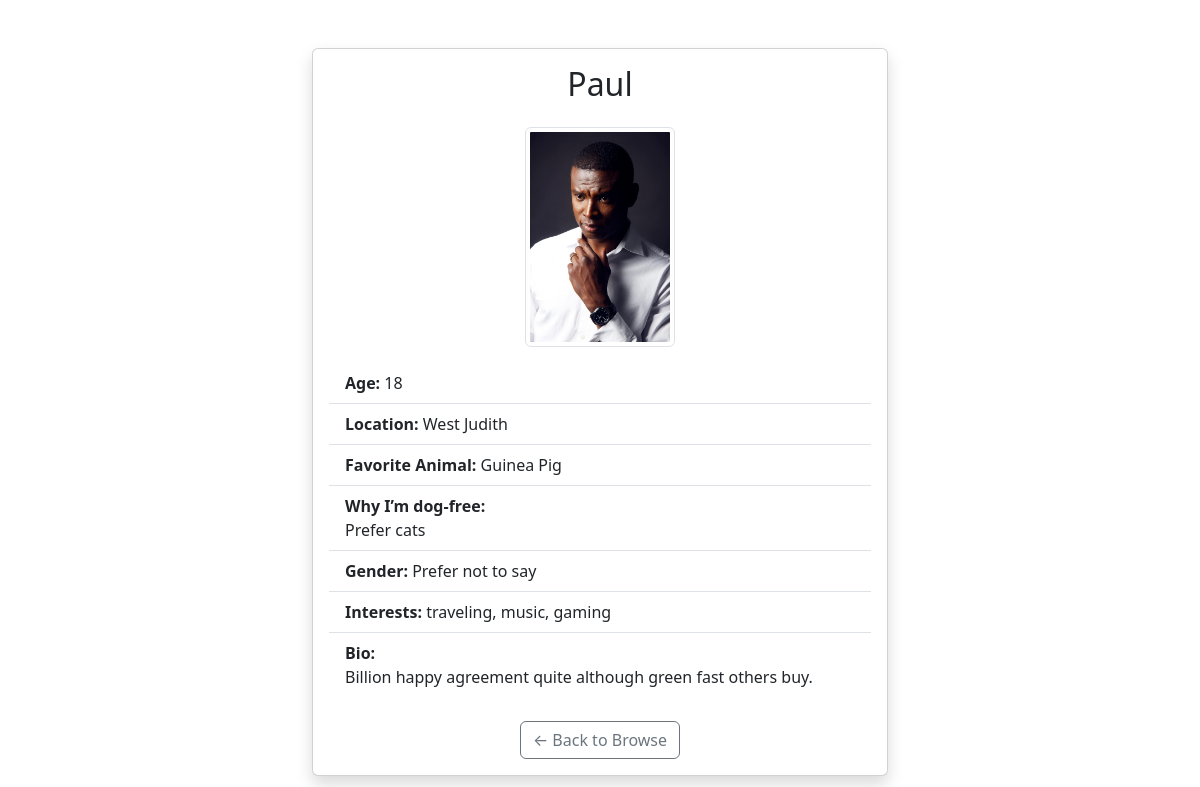
The page /user/testuser002 (signed in) on the database its author committed.
### tables this page shows
CREATE TABLE users (
        id INTEGER PRIMARY KEY AUTOINCREMENT,
        username TEXT UNIQUE NOT NULL,
        password TEXT NOT NULL,
        display_name TEXT,
        age INTEGER,
        location TEXT,
        favorite_animal TEXT,
        dog_free_reason TEXT,
        profile_pic TEXT,
        bio TEXT,
        gender TEXT,
        interests TEXT,
        main_tag TEXT,
        tags TEXT,
        latitude REAL,
        longitude REAL
    , gallery_image_1 TEXT, gallery_image_2 TEXT, gallery_image_3 TEXT, gallery_image_4 TEXT, gallery_image_5 TEXT);

### app.py (the view)
@app.route("/user/<username>")
def view_user_profile(username):
    if "username" not in session:
        return redirect(url_for("login"))
    conn = sqlite3.connect("users.db")
    c = conn.cursor()
    c.execute("""
        SELECT display_name, age, location, favorite_animal,
               dog_free_reason, profile_pic, bio, gender,
               interests, main_tag, tags,
               gallery_image_1, gallery_image_2, gallery_image_3,
               gallery_image_4, gallery_image_5
        FROM users WHERE username = ?
    """, (username,))
    result = c.fetchone()
    conn.close()
    if not result:
        flash("User not found.", "danger")
        return redirect(url_for("browse"))
    (display_name, age, location, favorite_animal, dog_free_reason,
     profile_pic, bio, gender, interests, main_tag, tags_string,
     g1, g2, g3, g4, g5) = result or (None,) * 16
    gallery_images = [g for g in [g1, g2, g3, g4, g5] if g]
    tags = tags_string.split(",") if tags_string else []
    return render_template("public_profile.html",
                           username=username,
                           display_name=display_name,
                           age=age,
                           location=location,
                           favorite_animal=favorite_animal,
                           dog_free_reason=dog_free_reason,
                           profile_pic=profile_pic,
                           bio=bio,
                           gender=gender,
                           interests=interests,
                           main_tag=main_tag,
                           tags=tags,
                           gallery_images=gallery_images)

### templates/public_profile.html (shortened to what this page needs)
<!DOCTYPE html>
<html lang="en">
<head>
    <link href="https://cdn.jsdelivr.net/npm/bootstrap@5.3.3/dist/css/bootstrap.min.css" rel="stylesheet">
</head>
<body>
    <div class="container mt-5" style="max-width: 600px;">
        <div class="card shadow">
            <div class="card-body">
                <h2 class="card-title text-center mb-4">{{ display_name or username }}</h2>
                <div class="text-center mb-3">
                    <img src="{{ url_for('static', filename='profilepics/' + (profile_pic or 'default_profile_pic.png')) }}"
                         alt="Profile Picture" class="img-thumbnail" style="max-width: 150px;">
                </div>
                <ul class="list-group list-group-flush">
                    <li class="list-group-item"><strong>Age:</strong> {{ age or "Not provided" }}</li>
                    <li class="list-group-item"><strong>Location:</strong> {{ location or "Not provided" }}</li>
                    <li class="list-group-item"><strong>Favorite Animal:</strong> {{ favorite_animal or "Not provided" }}</li>
                    <li class="list-group-item"><strong>Why I’m dog-free:</strong><br>{{ dog_free_reason or "Not specified." }}</li>
                    <li class="list-group-item"><strong>Gender:</strong> {{ gender or "Not specified" }}</li>
                    <li class="list-group-item"><strong>Interests:</strong> {{ interests or "Not shared" }}</li>
                    <li class="list-group-item"><strong>Bio:</strong><br>{{ bio or "No bio yet." }}</li>
                </ul>
                <div class="text-center mt-4">
                    <a href="{{ url_for('browse') }}" class="btn btn-outline-secondary">← Back to Browse</a>
                </div>
            </div>
        </div>
    </div>
</body>
</html>

### rows shown on the page
users: display_name "Paul", profile_pic (picture), location "West Judith", favorite_animal "Guinea Pig", dog_free_reason "Prefer cats", gender "Prefer not to say", interests "traveling, music, gaming", bio "Billion happy agreement quite although green fast others buy."

### other values the page prints
{{ age or "Not provided" }} "18"
